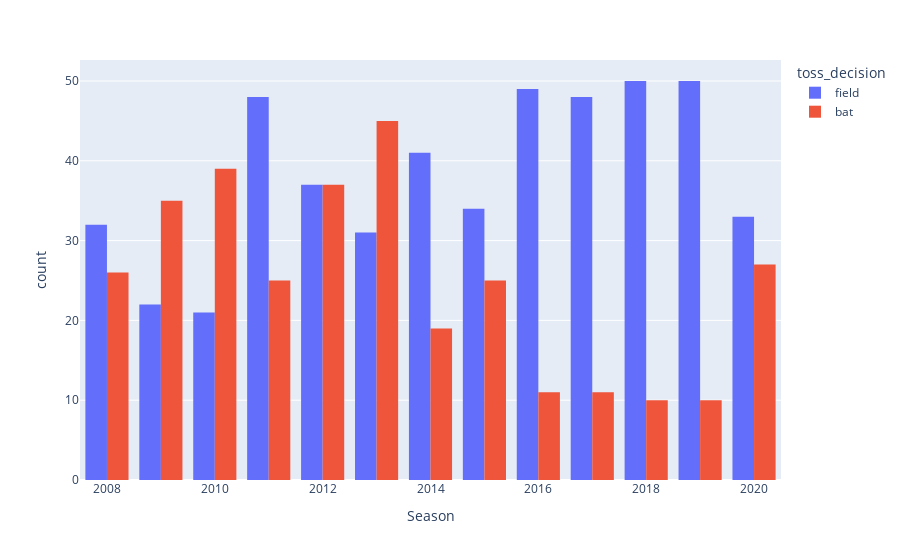

The notebook cell saved with this chart:
### Code cell
#toss decision across seasons
fig = px.histogram(data_frame=match_data, x='Season', color='toss_decision', barmode='group')
fig.show()

### Figure 1 — Plotly figure (JSON) as saved in the notebook; plotly's stock layout.template omitted (floating-point values rounded to 4 significant figures; data arrays with more than 128 entries replaced by an {"elided": "..."} marker saying what was removed)
{"data": [{"alignmentgroup": "True", "bingroup": "x", "hovertemplate": "toss_decision=field<br>Season=%{x}<br>count=%{y}<extra></extra>", "legendgroup": "field", "marker": {"color": "#636efa", "pattern": {"shape": ""}}, "name": "field", "offsetgroup": "field", "orientation": "v", "showlegend": true, "type": "histogram", "x": {"elided": "496 int values"}, "xaxis": "x", "yaxis": "y"}, {"alignmentgroup": "True", "bingroup": "x", "hovertemplate": "toss_decision=bat<br>Season=%{x}<br>count=%{y}<extra></extra>", "legendgroup": "bat", "marker": {"color": "#EF553B", "pattern": {"shape": ""}}, "name": "bat", "offsetgroup": "bat", "orientation": "v", "showlegend": true, "type": "histogram", "x": {"elided": "320 int values"}, "xaxis": "x", "yaxis": "y"}], "layout": {"barmode": "group", "legend": {"title": {"text": "toss_decision"}, "tracegroupgap": 0}, "margin": {"t": 60}, "xaxis": {"anchor": "y", "domain": [0, 1], "title": {"text": "Season"}}, "yaxis": {"anchor": "x", "domain": [0, 1], "title": {"text": "count"}}}}
